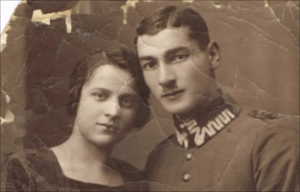
#> input picture output_image.png, 300 x 192 px, found by its file name
$ python chromatic_aberration.py
#> lines starting #> are read from the running program, lines starting #| are printed output that depends on the picture
#> in main, src is the input picture: shape (192, 300, 3); mean B, G, R 82.2, 99.1, 121.6
import cv2
import numpy as np

def rmCA(bgr_list, threshold):
#> called with threshold = 30
    height, width = bgr_list[0].shape
#> height = 192; width = 300

    for i in range(height):
        bptr = bgr_list[0][i]
        gptr = bgr_list[1][i]
        rptr = bgr_list[2][i]

        for j in range(1, width - 1):
            # Find the edge by checking if the green channel gradient exceeds the threshold
            if abs(int(gptr[j + 1]) - int(gptr[j - 1])) >= threshold:
                sign = 1 if gptr[j + 1] > gptr[j - 1] else -1

                # Search for the boundary for the correction range
                lpos = j - 1
                rpos = j + 1

                while lpos > 0:
                    ggrad = (int(gptr[lpos + 1]) - int(gptr[lpos - 1])) * sign
                    bgrad = (int(bptr[lpos + 1]) - int(bptr[lpos - 1])) * sign
                    rgrad = (int(rptr[lpos + 1]) - int(rptr[lpos - 1])) * sign
                    if max(bgrad, ggrad, rgrad) < threshold:
                        break
                    lpos -= 1

                if (lpos > 0):
                    lpos -= 1

                while rpos < width - 1:
                    ggrad = (int(gptr[rpos + 1]) - int(gptr[rpos - 1])) * sign
                    bgrad = (int(bptr[rpos + 1]) - int(bptr[rpos - 1])) * sign
                    rgrad = (int(rptr[rpos + 1]) - int(rptr[rpos - 1])) * sign
                    if max(bgrad, ggrad, rgrad) < threshold:
                        break
                    rpos += 1
                if (rpos < width - 1):
                    rpos += 1

                # Record the maximum and minimum color differences between R&G and B&G
                bgmax_val = max(int(bptr[lpos]) - int(gptr[lpos]), int(bptr[rpos]) - int(gptr[rpos]))
                bgmin_val = min(int(bptr[lpos]) - int(gptr[lpos]), int(bptr[rpos]) - int(gptr[rpos]))
                rgmax_val = max(int(rptr[lpos]) - int(gptr[lpos]), int(rptr[rpos]) - int(gptr[rpos]))
                rgmin_val = min(int(rptr[lpos]) - int(gptr[lpos]), int(rptr[rpos]) - int(gptr[rpos]))


                for k in range(lpos, rpos + 1):
                    bdiff = int(bptr[k]) - int(gptr[k])
                    rdiff = int(rptr[k]) - int(gptr[k])

                    bptr[k] = np.clip(
                        bgmax_val + gptr[k] if bdiff > bgmax_val else (gptr[k] if bdiff >= bgmin_val else bgmin_val + gptr[k]),
                        0, 255
                    ).astype(np.uint8)

                    rptr[k] = np.clip(
                        rgmax_val + gptr[k] if rdiff > rgmax_val else (rptr[k] if rdiff >= rgmin_val else rgmin_val + gptr[k]),
                        0, 255
                    ).astype(np.uint8)

                j = rpos - 2
#> after the loop, bdiff = -12; bgmax_val = -7; bgmin_val = -12; bgrad = 9; ggrad = 12; j = 298; lpos = 254; rdiff = 20; rgmax_val = 20; rgmin_val = 19; rgrad = 12; rpos = 258; sign = 1

def CACorrection(src):
    bgr_list = cv2.split(src)

    # Setting threshold to find the edge and correction range (in g channel)
    threshold = 30

    rmCA(bgr_list, threshold)

    # Transpose the R, G, B channels to correct chromatic aberration in the vertical direction
    bgr_list = [channel.T for channel in bgr_list]
#> bgr_list = 3 items

    rmCA(bgr_list, threshold)

    # Merge channels back and rotate the image to the original position
    dst = cv2.merge(bgr_list)
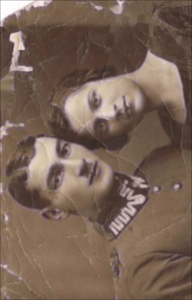
#> dst: shape (300, 192, 3); mean of channels 0, 1, 2 85.8, 99.1, 121.6; drawn as B, G, R
    dst = cv2.transpose(dst)
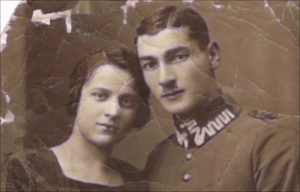
#> dst: shape (192, 300, 3); mean of channels 0, 1, 2 85.8, 99.1, 121.6; drawn as B, G, R

    return dst


def main():
    # Load the source image
    src = cv2.imread("output_image.png", cv2.IMREAD_COLOR)
    if src is None:
        print("Error: Could not read the input image.")
        return

    # Perform chromatic aberration correction
    dst = CACorrection(src)

    # Display the original and corrected images
    cv2.imshow("Original", src)
    cv2.imshow("Result", dst)

    # Save the corrected image
    cv2.imwrite("./imgs/result.bmp", dst)

    # Wait for a key press and clean up
    cv2.waitKey(0)
    cv2.destroyAllWindows()

if __name__ == "__main__":
    main()
